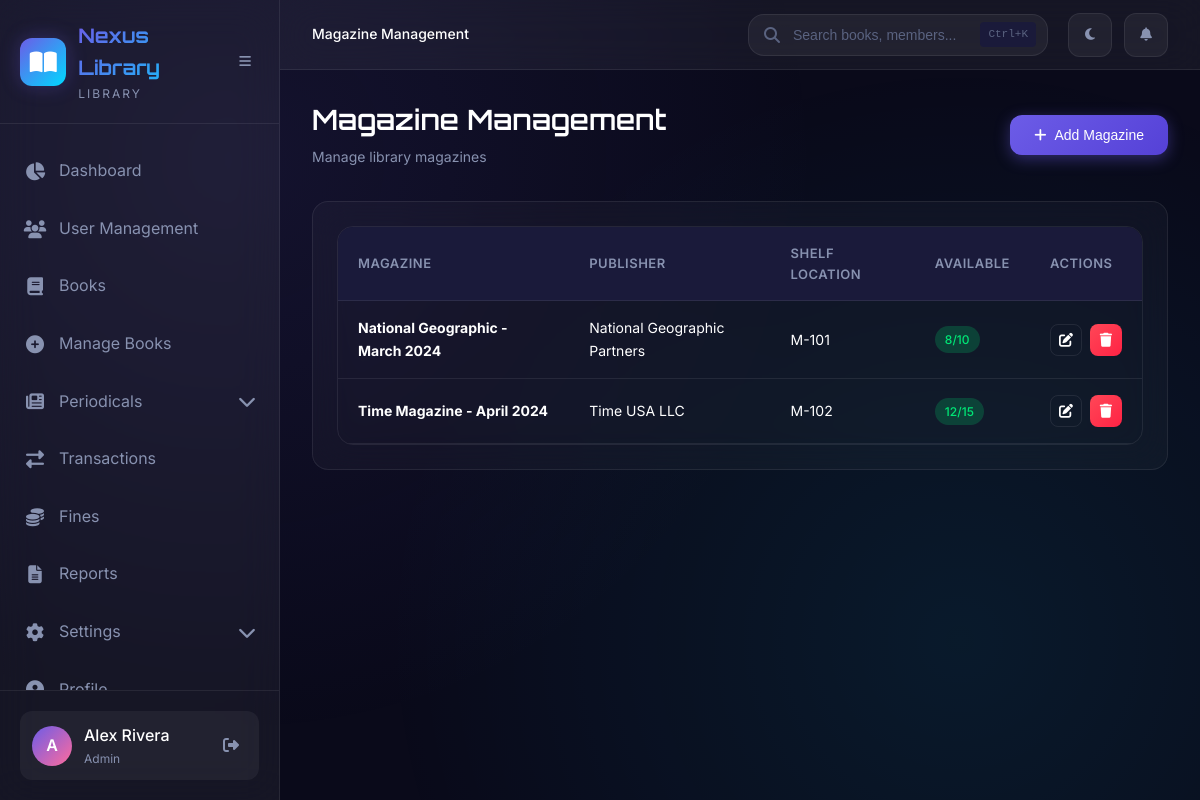
Screenshot of /admin/magazines/index.php (signed in) with the database file from the repository.
### tables this page shows
CREATE TABLE IF NOT EXISTS books (
    id INT PRIMARY KEY AUTO_INCREMENT,
    isbn VARCHAR(20) UNIQUE,
    title VARCHAR(255) NOT NULL,
    author VARCHAR(200) NOT NULL,
    publisher VARCHAR(200),
    category_id INT,
    type ENUM('book', 'magazine', 'newspaper') DEFAULT 'book',
    issuable ENUM('yes', 'no') DEFAULT 'yes',
    description TEXT,
    shelf_location VARCHAR(50),
    total_copies INT DEFAULT 1,
    available_copies INT DEFAULT 1,
    price DECIMAL(10,2) DEFAULT 0.00,
    pages INT,
    language VARCHAR(50) DEFAULT 'English',
    cover_image VARCHAR(255) DEFAULT NULL,
    qr_code VARCHAR(255) DEFAULT NULL,
    status ENUM('available', 'reserved', 'maintenance', 'lost') DEFAULT 'available',
    created_at TIMESTAMP DEFAULT CURRENT_TIMESTAMP,
    updated_at TIMESTAMP DEFAULT CURRENT_TIMESTAMP ON UPDATE CURRENT_TIMESTAMP,
    FOREIGN KEY (category_id) REFERENCES categories(id) ON DELETE SET NULL
);

### admin/magazines/index.php (the view, shortened to what this page needs)
<?php
require_once __DIR__ . '/../../config/db.php';
$magazines = $conn->query("SELECT * FROM books WHERE type = 'magazine' ORDER BY title");
?>
<!DOCTYPE html>
<html lang="en">
<head>
    <link rel="stylesheet" href="https://cdnjs.cloudflare.com/ajax/libs/font-awesome/6.4.0/css/all.min.css">
    <link rel="stylesheet" href="<?php echo SITE_URL; ?>/assets/css/style.css">
</head>
<body>
    <div class="app-container">
        <?php include __DIR__ . '/../../includes/sidebar.php'; ?>
        <div class="main-content">
            <?php include __DIR__ . '/../../includes/topbar.php'; ?>
            <main class="page-content">
                <div class="page-header">
                    <div>
                        <h1 class="page-title">Magazine Management</h1>
                        <p class="page-subtitle">Manage library magazines</p>
                    </div>
                    <div class="page-actions">
                        <button onclick="openModal('addMagazineModal')" class="btn btn-primary">
                            <i class="fas fa-plus"></i> Add Magazine
                        </button>
                    </div>
                </div>
                <div class="card">
                    <div class="table-container">
                        <table class="data-table">
                            <thead>
                                <tr>
                                    <th>Magazine</th>
                                    <th>Publisher</th>
                                    <th>Shelf Location</th>
                                    <th>Available</th>
                                    <th>Actions</th>
                                </tr>
                            </thead>
                            <tbody>
                                <?php if ($magazines->num_rows > 0): ?>
                                    <?php while ($mag = $magazines->fetch_assoc()): ?>
                                        <tr>
                                            <td><strong><?php echo htmlspecialchars($mag['title']); ?></strong></td>
                                            <td><?php echo htmlspecialchars($mag['publisher'] ?? '-'); ?></td>
                                            <td><?php echo htmlspecialchars($mag['shelf_location'] ?? '-'); ?></td>
                                            <td><span class="badge <?php echo $mag['available_copies'] > 0 ? 'badge-success' : 'badge-danger'; ?>"><?php echo $mag['available_copies']; ?>/<?php echo $mag['total_copies']; ?></span></td>
                                            <td>
                                                <div class="actions">
                                                    <a href="<?php echo SITE_URL; ?>/admin/books/edit.php?id=<?php echo $mag['id']; ?>" class="btn btn-icon btn-secondary"><i class="fas fa-edit"></i></a>
                                                    <a href="<?php echo SITE_URL; ?>/admin/books/delete.php?id=<?php echo $mag['id']; ?>" class="btn btn-icon btn-danger delete-btn"><i class="fas fa-trash"></i></a>
                                                </div>
                                            </td>
                                        </tr>
                                    <?php endwhile; ?>
                                <?php else: ?>
                                    <tr><td colspan="5" class="text-center text-muted" style="padding: 40px;">No magazines found</td></tr>
                                <?php endif; ?>
                            </tbody>
                        </table>
                    </div>
                </div>
            </main>
        </div>
    </div>
</body>
</html>

### assets/css/style.css (style rules this page uses)
:root { --primary: #6C5CE7; --primary-light: #8B7CF0; --primary-dark: #5541D7; --secondary: #00D9FF; --accent: #FF6B9D; --success: #00E676; --warning: #FFD93D; --danger: #FF4757; --info: #00D9FF; --bg-primary: #0a0a1a; --bg-secondary: #12122a; --bg-tertiary: #1a1a3a; --bg-card: rgba(255, 255, 255, 0.03); --bg-glass: rgba(255, 255, 255, 0.05); --bg-glass-hover: rgba(255, 255, 255, 0.08); --text-primary: #FFFFFF; --text-secondary: #8892B0; --text-muted: #5A6380; --border-color: rgba(255, 255, 255, 0.08); --border-hover: rgba(255, 255, 255, 0.15); --shadow-sm: 0 2px 8px rgba(0, 0, 0, 0.3); --shadow-md: 0 4px 16px rgba(0, 0, 0, 0.4); --shadow-lg: 0 8px 32px rgba(0, 0, 0, 0.5); --shadow-glow: 0 0 20px rgba(108, 92, 231, 0.3); --radius-sm: 8px; --radius-md: 12px; --radius-lg: 16px; --radius-xl: 24px; --transition-fast: 150ms ease; --transition-normal: 300ms ease; --transition-slow: 500ms ease; --sidebar-width: 280px; --sidebar-collapsed: 80px; --topbar-height: 70px; }
*, *::before, *::after { margin: 0; padding: 0; box-sizing: border-box; }
html { font-size: 16px; scroll-behavior: smooth; }
body { font-family: 'Inter', -apple-system, BlinkMacSystemFont, sans-serif; background: var(--bg-primary); color: var(--text-primary); line-height: 1.6; min-height: 100vh; overflow-x: hidden; }
body::before { content: ''; position: fixed; top: 0; left: 0; width: 100%; height: 100%; background: radial-gradient(circle at 20% 20%, rgba(108, 92, 231, 0.1) 0%, transparent 50%), radial-gradient(circle at 80% 80%, rgba(0, 217, 255, 0.08) 0%, transparent 50%); pointer-events: none; z-index: -1; }
a { color: var(--primary-light); text-decoration: none; transition: color var(--transition-fast); }
h1, h2, h3, h4, h5, h6 { font-family: 'Orbitron', sans-serif; font-weight: 600; line-height: 1.3; margin-bottom: 0.5em; }
h1 { font-size: 2.5rem; }
.app-container { display: flex; min-height: 100vh; }
.main-content { flex: 1; margin-left: var(--sidebar-width); min-height: 100vh; display: flex; flex-direction: column; transition: margin-left var(--transition-normal); }
.page-content { flex: 1; padding: 32px; animation: fadeIn 0.4s ease; }
.card { background: var(--bg-card); backdrop-filter: blur(20px); border: 1px solid var(--border-color); border-radius: var(--radius-lg); padding: 24px; transition: all var(--transition-normal); }
.btn { display: inline-flex; align-items: center; justify-content: center; gap: 8px; padding: 12px 24px; font-size: 14px; font-weight: 500; border-radius: var(--radius-md); border: none; cursor: pointer; transition: all var(--transition-fast); text-decoration: none; }
.btn-primary { background: linear-gradient(135deg, var(--primary), var(--primary-dark)); color: white; box-shadow: 0 4px 15px rgba(108, 92, 231, 0.4); }
.btn-secondary { background: transparent; color: var(--text-primary); border: 1px solid var(--border-color); }
.btn-danger { background: linear-gradient(135deg, var(--danger), #FF2244); color: white; }
.btn-icon { width: 40px; height: 40px; padding: 0; border-radius: var(--radius-sm); }
.table-container { overflow-x: auto; border-radius: var(--radius-lg); border: 1px solid var(--border-color); }
.data-table { width: 100%; border-collapse: collapse; }
.data-table thead { background: var(--bg-tertiary); }
.data-table th { padding: 16px 20px; text-align: left; font-weight: 600; font-size: 13px; text-transform: uppercase; letter-spacing: 0.5px; color: var(--text-secondary); border-bottom: 1px solid var(--border-color); }
.data-table tbody tr { border-bottom: 1px solid var(--border-color); transition: background var(--transition-fast); }
.data-table td { padding: 16px 20px; font-size: 14px; vertical-align: middle; }
.data-table .actions { display: flex; gap: 8px; }
.data-table .btn-icon { width: 32px; height: 32px; font-size: 14px; }
.badge { display: inline-flex; align-items: center; padding: 4px 10px; font-size: 12px; font-weight: 500; border-radius: 20px; }
.badge-success { background: rgba(0, 230, 118, 0.2); color: var(--success); }
.page-header { display: flex; justify-content: space-between; align-items: center; margin-bottom: 32px; flex-wrap: wrap; gap: 20px; }
.page-title { font-size: 28px; margin-bottom: 8px; }
.page-subtitle { color: var(--text-secondary); font-size: 14px; }
.page-actions { display: flex; gap: 12px; }

### rows the page displays
books: title "National Geographic - March 2024", publisher "National Geographic Partners", shelf_location "M-101", available_copies "8", total_copies "10"
books: title "Time Magazine - April 2024", publisher "Time USA LLC", shelf_location "M-102", available_copies "12", total_copies "15"

### other values shown
getLibraryName() "Nexus Library"
substr($user_name, 0, 1) "A"
$user_name "Alex Rivera"
$user_role "Admin"
$page_title "Magazine Management"
